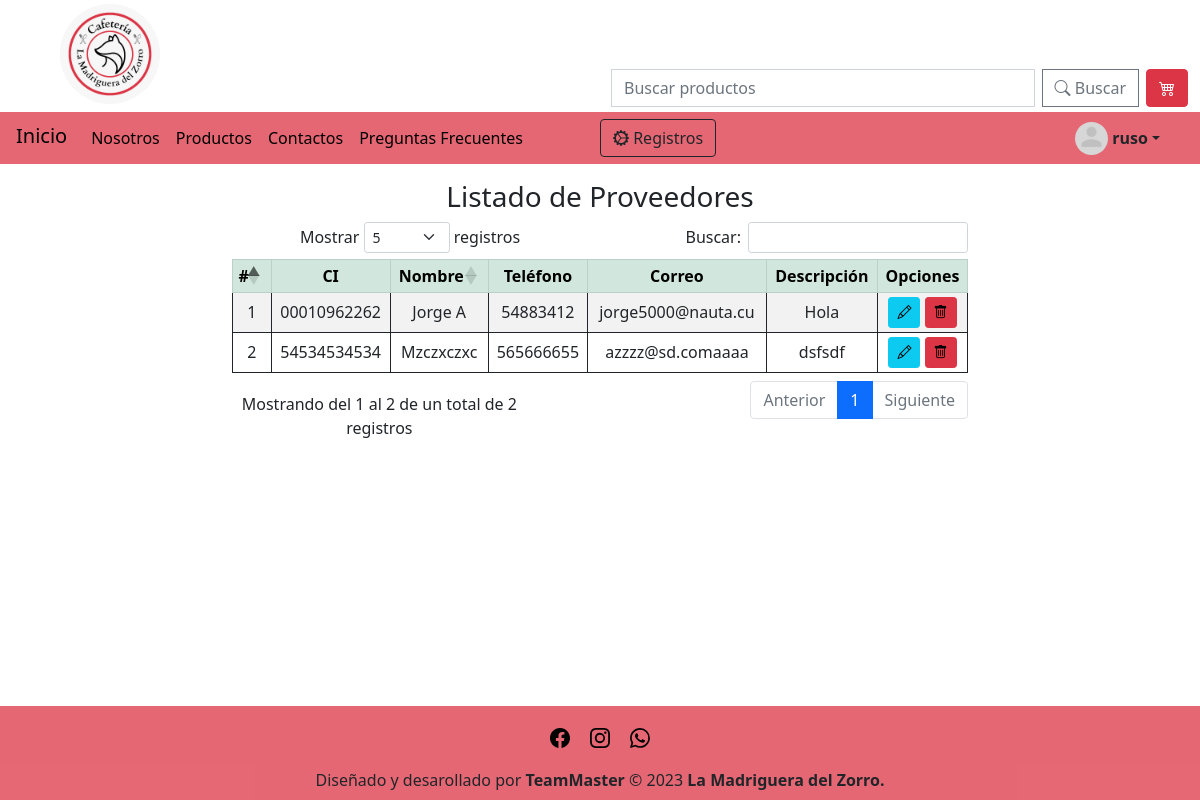
/listarProveedor/ (signed in), run on the app's committed database.
### cafeteria_app/models.py (models this page shows, shortened)
class Proveedor(models.Model):
    ci = models.CharField(primary_key=True, max_length=11,unique=True)
    nombre = models.CharField(max_length=200)
    telefono = models.CharField(max_length=8)
    correo = models.EmailField(max_length=210)
    descripcion = models.TextField(max_length=300)

### cafeteria_app/views.py (the view)
# urls.py: path('listarProveedor/', ProveedorClass.listarProveedor),
    @permission_required('cafeteria.view_listarProveedor')
    def listarProveedor(request):
        proveedoresL = Proveedor.objects.all()
        data = {
            'object_list': proveedoresL
        }
        return render(request,"proveedor/listarProveedores.html",data)

### cafeteria_app/context_processor.py (called while the page is built)
def total_carrito(request):
    total = 0
    if "carrito" in request.session.keys():
        for key, value in request.session["carrito"].items():
            total += value["acumulado"]
    return {"total": total}

### cafeteria_app/templates/proveedor/listarProveedores.html (shortened to what this page needs)
{% extends "base.html" %}
 {% load static %}
{% block body %}
    <div class="container py-3">
        <div class="row">
            <div class="col-sm-12 col-md-6 col-lg-8 text-center mx-auto" >
                <h3>Listado de Proveedores</h3>
                <div class="table-responsive">
                    <table id="datatable" class="table table-striped table-hover table-bordered border-dark table-sm">
                        <thead class="table-success">
                            <tr>
                                <th class="centered">#</th>
                                <th class="centered"> CI </th>
                                <th class="centered"> Nombre </th>
                                <th class="centered"> Teléfono </th>
                                <th class="centered"> Correo </th>
                                <th class="centered"> Descripción </th>
                                <th class="centered">Opciones</th>
                            </tr>
                        </thead>
                            <tbody id="tablebody">
                                {% for p in object_list %}
                                <tr>
                                    <td>{{forloop.counter}}</td>
                                    <td>{{p.ci}}</td>
                                    <td>{{p.nombre}}</td>
                                    <td>{{p.telefono}}</td>
                                    <td>{{p.correo}}</td>
                                    <td >{{p.descripcion}}</td>
                                    <td>
                                    <a href="/edicionProveedor/{{p.ci}}" class="btn btn-info btn-sm bi bi-pencil" title="Editar">
                                    </a>
                                    <a href="/eliminarProveedor/{{p.ci}}" class="btn btn-danger btn-sm btnEliminacion bi bi-trash" title="Eliminar"> </a>
                                </td>
                                </tr>
                                {% endfor %}
                            </tbody>
                    </table>
                </div>
            </div>
        </div>
    </div>
    <br><br>
{% endblock %}

### cafeteria_app/templates/base.html (shortened to what this page needs)
<!DOCTYPE html>
<html lang="en">
<head>
    {% load static %}
    <link rel="stylesheet" href="{% static 'css/bootstrap.min.css' %}">
    <link rel="stylesheet" href="{% static 'css/proveedores.css' %}">
    <link rel="stylesheet" href="{% static 'css/dataTables.bootstrap5.min.css' %}">
    <link rel="stylesheet" href="{% static 'css/bootstrap-icons.css' %}">
    <link rel="stylesheet" href="{% static 'css/fonts/bootstrap-icons.woff' %}">
    <link rel="stylesheet" href="{% static 'css/fonts/bootstrap-icons.woff2' %}">
</head>
<body>
      <div id="top" class="container-fluid">
        <div class="row">
          <div class="col-sm-12 col-md-6 mt-1 mb-2">
            <a href="/">
              <img class="rounded-circle float-start mx-5" src="{% static 'img/logo.jpg' %}" alt="Logo" width="100" height="100">
            </a>
          </div>
          <div id="div_form" class="col-sm-12 col-md-6 mb-1" >
              <form class="input-group" role="search"  method="POST" action="/search/"> {% csrf_token %}
                <input value="{{request.buscador}}" id="buscar" name="buscador" class="form-control me-2 buscar" type="text" placeholder="Buscar productos" >
                <button id="boton" class="btn btn-outline-secondary me-2 bi bi-search" type="submit"> Buscar</button>
                <div class="carrito">
                  <a class="btn btn-danger bi bi-cart4" data-bs-toggle="offcanvas" href="#offcanvasExample1" role="button" aria-controls="offcanvasExample">
                  </a>
                </div>
              </form>
          </div>
        </div>
      </div>
        <nav class="navbar bg-danger bg-opacity-75 navbar-dark p-1 ">
            <div class="container-fluid navbar-expand-md">
              <a class="navbar-brand mb-lg-1" href="/" id="zorrillo">
                Inicio
              </a>
              <div class=" collapse navbar-collapse" id="navbarSupportedContent">
                <ul class="navbar-nav me-auto mb-lg-0 ">
                  <li class="nav-item">
                      <a class="nav-link" aria-current="page" href="{% url 'nosotros' %}">Nosotros</a>
                  </li>
                  <li class="nav-item">
                    <a class="nav-link" href="/#productos">Productos</a>
                  </li>
                  <li class="nav-item">
                    <a class="nav-link " href="/contacto">Contactos</a>
                  </li>
                  <li class="nav-item">
                    <a class="nav-link" href="{% url 'faq' %}">Preguntas Frecuentes</a>
                  </li>
                </ul>
                <div class="dropdown float-end me-4" >
                  <a href="#" class="d-flex align-items-center link-body-emphasis text-decoration-none dropdown-toggle text-dark" data-bs-toggle="dropdown" aria-expanded="false" >
                    <img src="{% static 'img/avatar-mono.png' %}" alt="Avatar" class="rounded-circle me-1" width="33" height="33">
                    {% if user.is_authenticated %}
                    <strong >{{ user.username }}</strong>
                    {% endif %}
                  </a>
                </div>
              </div>
            </div>
            {% if request.user.is_superuser %}
            <div class="menu position-absolute top-48 start-50">
              <a class="btn btn-outline-dark bi bi-gear-wide-connected" data-bs-toggle="offcanvas" href="#offcanvasExample" role="button" aria-controls="offcanvasExample">
              Registros</a>
             </div>
             {% endif %}
        </nav>
   {% block body %}
   {% endblock %}
   <footer class=" text-center text-dark mt-5 bg-danger bg-opacity-75" >
    <div class="container p-3 pb-0 ">
      <section class="mb-2">
        <a class="btn btn-outline-primary btn-sm" href="https://www.facebook.com/universidad.uci" target="_blank" role="button" style="border: none;">
          <img src="{% static 'img/facebook.svg' %}" alt="Facebook" width="20" title="Facebook">
        </a>
        <a class="btn btn-outline-light btn-sm" href="https://www.instagram.com/invites/contact/?i=1i4m8kbbds1bt&utm_content=raz2p57" role="button" role="button" target="_blank" style="border: none;">
          <img src="{% static 'img/instagram.svg' %}" alt="Instagram" width="20" title="Instagram">
        </a>
        <a class="btn btn-outline-success btn-sm" href="https://chat.whatsapp.com/LUB5WtoBCr4Dyk1CjjyfNG" role="button" target="_blank" style="border: none;">
          <img src="{% static 'img/whatsapp.svg' %}" alt="WhatsApp" width="20" title="WhatsApp">
        </a>
      </section>
    </div>
      <div class="text-center p-2">
        Diseñado y desarollado por <b class="text-dark">TeamMaster</b> © 2023 <b class="text-dark">La Madriguera del Zorro.</b>
      </div>
  </footer>
</body>
</html>

### static/css/proveedores.css (style rules this page uses)
th , td { text-align: center !important; vertical-align: middle !important; }
@media only screen and (min-width:768px) { #div_form { margin-top: 4.3rem; } }
#zorrillo { color: black !important; }
.nav-link { color: black !important; }
.bi-trash { color: black; }
html { min-height: 100%; position: relative; }
body { margin: 0; margin-bottom: 70px; }
footer { position: absolute; width: 100%; bottom: 0; }

### data on the page
Proveedor: ci "00010962262", nombre "Jorge A", telefono "54883412", correo "jorge5000@nauta.cu", descripcion "Hola"
Proveedor: ci "54534534534", nombre "Mzczxczxc", telefono "565666655", correo "azzzz@sd.comaaaa", descripcion "dsfsdf"

### other printed values
{{ user.username }} "ruso"
